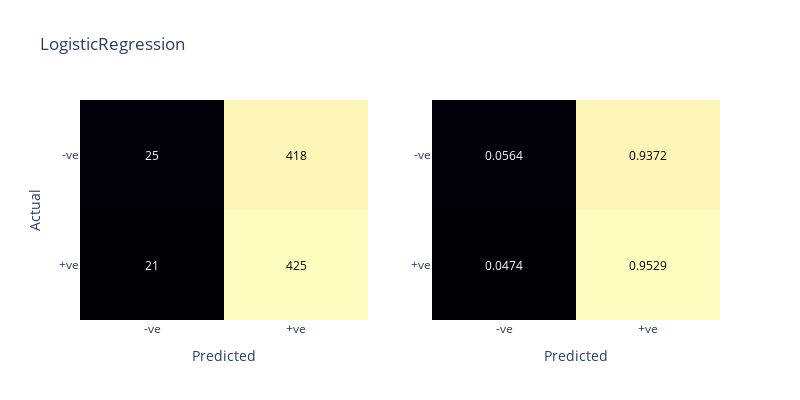

The notebook cell this image was saved under:
### Code cell
fig = utils.plot_confusion_matrix(conf_mx=conf_mx_log, title="LogisticRegression"); fig.show()

### Figure 1 — Plotly figure (JSON) as saved in the notebook; plotly's stock layout.template omitted (floating-point values rounded to 4 significant figures)
{"data": [{"colorscale": [[0, "#000004"], [0.1111, "#180f3d"], [0.2222, "#440f76"], [0.3333, "#721f81"], [0.4444, "#9e2f7f"], [0.5556, "#cd4071"], [0.6667, "#f1605d"], [0.7778, "#fd9668"], [0.8889, "#feca8d"], [1, "#fcfdbf"]], "reversescale": false, "showscale": false, "type": "heatmap", "x": ["-ve", "+ve"], "xaxis": "x", "y": ["+ve", "-ve"], "yaxis": "y", "z": [[21, 425], [25, 418]]}, {"colorscale": [[0, "#000004"], [0.1111, "#180f3d"], [0.2222, "#440f76"], [0.3333, "#721f81"], [0.4444, "#9e2f7f"], [0.5556, "#cd4071"], [0.6667, "#f1605d"], [0.7778, "#fd9668"], [0.8889, "#feca8d"], [1, "#fcfdbf"]], "reversescale": false, "showscale": false, "type": "heatmap", "x": ["-ve", "+ve"], "xaxis": "x2", "y": ["+ve", "-ve"], "yaxis": "y2", "z": [[0.0474, 0.9529], [0.0564, 0.9372]]}], "layout": {"annotations": [{"font": {"color": "#FFFFFF"}, "showarrow": false, "text": "21", "x": "-ve", "xref": "x", "y": "+ve", "yref": "y"}, {"font": {"color": "#000000"}, "showarrow": false, "text": "425", "x": "+ve", "xref": "x", "y": "+ve", "yref": "y"}, {"font": {"color": "#FFFFFF"}, "showarrow": false, "text": "25", "x": "-ve", "xref": "x", "y": "-ve", "yref": "y"}, {"font": {"color": "#000000"}, "showarrow": false, "text": "418", "x": "+ve", "xref": "x", "y": "-ve", "yref": "y"}, {"font": {"color": "#FFFFFF"}, "showarrow": false, "text": "0.0474", "x": "-ve", "xref": "x2", "y": "+ve", "yref": "y2"}, {"font": {"color": "#000000"}, "showarrow": false, "text": "0.9529", "x": "+ve", "xref": "x2", "y": "+ve", "yref": "y2"}, {"font": {"color": "#FFFFFF"}, "showarrow": false, "text": "0.0564", "x": "-ve", "xref": "x2", "y": "-ve", "yref": "y2"}, {"font": {"color": "#000000"}, "showarrow": false, "text": "0.9372", "x": "+ve", "xref": "x2", "y": "-ve", "yref": "y2"}], "height": 400, "title": {"text": "LogisticRegression"}, "width": 800, "xaxis": {"anchor": "y", "autorange": true, "domain": [0, 0.45], "range": [-0.5, 1.5], "title": {"text": "Predicted"}, "type": "category"}, "xaxis2": {"anchor": "y2", "autorange": true, "domain": [0.55, 1], "range": [-0.5, 1.5], "title": {"text": "Predicted"}, "type": "category"}, "yaxis": {"anchor": "x", "autorange": true, "domain": [0, 1], "range": [-0.5, 1.5], "title": {"text": "Actual"}, "type": "category"}, "yaxis2": {"anchor": "x2", "autorange": true, "domain": [0, 1], "range": [-0.5, 1.5], "type": "category"}}}
